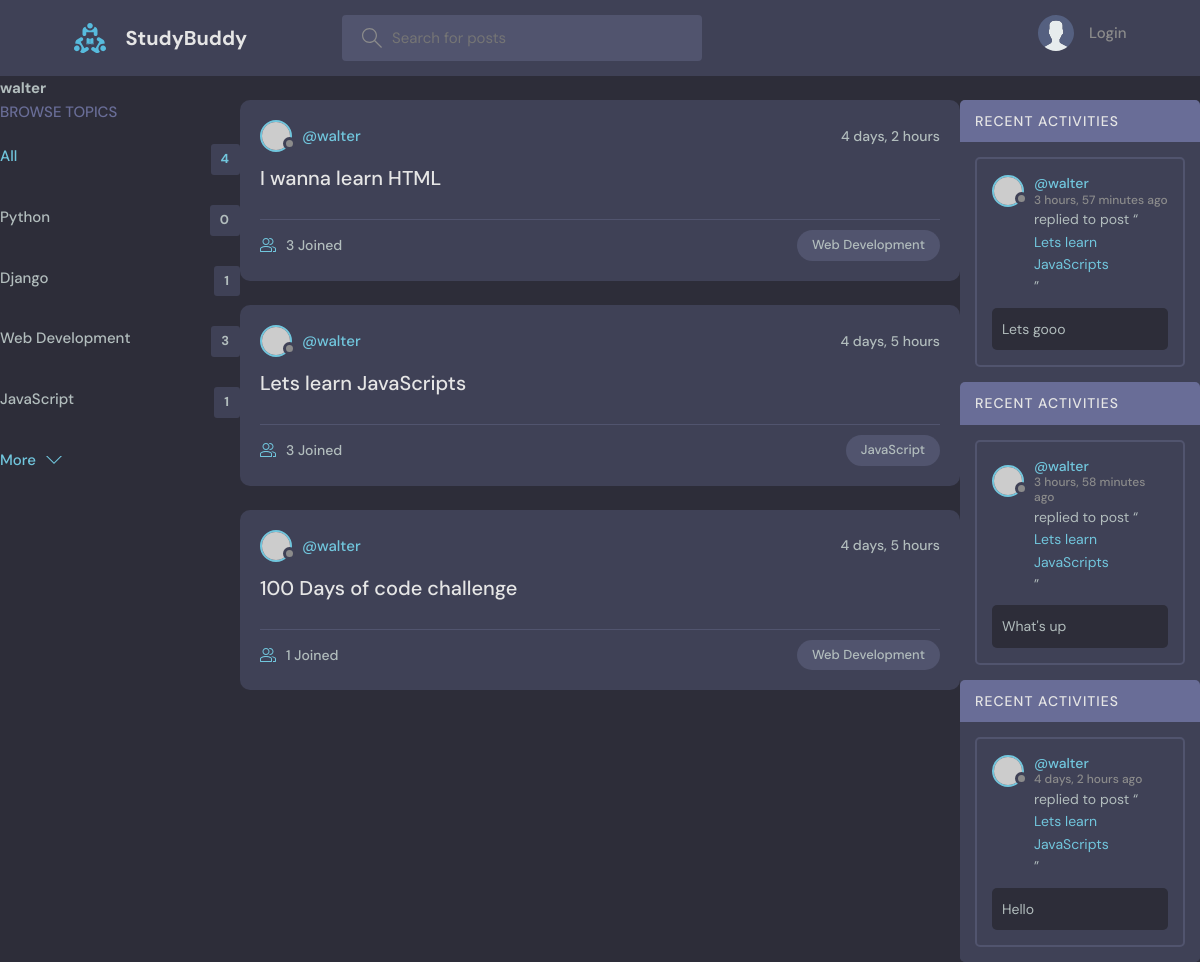
Page /profile/1/ on the committed database.
### base/models.py (models this page shows, shortened)
class Topic(models.Model):
    name = models.CharField(max_length = 200)

class Room(models.Model):
    host =  models.ForeignKey(User, on_delete = models.SET_NULL, null = True)
    topic = models.ForeignKey(Topic, on_delete = models.SET_NULL, null = True)
    name = models.CharField(max_length=200) #Allows different names
    description = models.TextField(null = True, blank = True) #Blank page for decription
    participants = models.ManyToManyField(User, related_name = 'participants', blank = True )
    updated = models.DateTimeField(auto_now = True) # Shows time
    created = models.DateTimeField(auto_now_add = True) #shows time of creation
    class Meta:
        ordering = ['-updated', '-created']
    def __str__(self):
        return self.name

class Message(models.Model):
    user = models.ForeignKey(User, on_delete = models.CASCADE) #A for Users relationship with Room class that deletes all the childern
    room = models.ForeignKey(Room, on_delete = models.CASCADE) #A for room relationship with Room class that deletes all the childern
    body = models.TextField()
    updated = models.DateTimeField(auto_now = True) # Shows time
    created = models.DateTimeField(auto_now_add = True) #shows time of creation
    class Meta:
        ordering = ['-updated', '-created']

### base/views.py (the view)
# urls.py: path('profile/<str:pk>/', views.userProfile, name = "user-profile"), #Path to user profile
def userProfile(request, pk):
    user = User.objects.get(id =pk)
    rooms = user.room_set.all()
    room_messages = user.message_set.all()
    topics = Topic.objects.all()
    context = {'user' : user, 'rooms' : rooms,  'room_messages' :  room_messages, 'topics' : topics}
    return render(request, 'base/profile.html', context)

### base/templates/base/profile.html (shortened to what this page needs)
{% extends 'main.html' %}
{% block content %}
<h1>{{user.username}}</h1>
<div class = "profile-container">
    <div>
        {% include 'base/topics_component.html' %}
    </div>
    <div>
        {% include 'base/feed_component.html' %}
    </div>
    <div>
        {% include 'base/activity_component.html' %}
    </div>
</div>
{% endblock content %}

### base/templates/base/topics_component.html
<div class="topics">
    <div class="topics__header">
      <h2>Browse Topics</h2>
    </div>
    <ul class="topics__list">
      <li>
        <a href="{% url 'home' %}" class="active">All <span>{{topics.count}}</span></a>
      </li>
      {% for topic in topics %}
      <li>
        <a href="{% url 'home' %}?q={{topic.name}}">{{topic.name}} <span>{{topic.room_set.all.count}}</span></a>
      </li>
      {% endfor %}
    </ul>
    <a class="btn btn--link" href="topics.html">
      More
      <svg version="1.1" xmlns="http://www.w3.org/2000/svg" width="32" height="32" viewBox="0 0 32 32">
        <title>chevron-down</title>
        <path d="M16 21l-13-13h-3l16 16 16-16h-3l-13 13z"></path>
      </svg>
    </a>
  </div>

### base/templates/base/feed_component.html (shortened to what this page needs)
{% for room in rooms%}
<div class="roomListRoom">
    <div class="roomListRoom__header">
      <a href="{% url 'user-profile' room.host.id %}" class="roomListRoom__author">
        <div class="avatar avatar--small">
          <img src="https://randomuser.me/api/portraits/women/11.jpg" />
        </div>
        <span>@{{room.host.username}}</span>
      </a>
      <div class="roomListRoom__actions">
        <span>{{room.created|timesince}}</span>
      </div>
    </div>
    <div class="roomListRoom__content">
      <a href="{% url 'room' room.id %}">{{room.name}}</a>
    </div>
    <div class="roomListRoom__meta">
      <a href="{% url 'room' room.id %}" class="roomListRoom__joined">
        {{room.participants.all.count}} Joined
      </a>
      <p class="roomListRoom__topic">{{room.topic.name}}</p>
    </div>
  </div>
{% endfor %}

### base/templates/base/activity_component.html (shortened to what this page needs)
{% for message in room_messages %}
<div class="activities">
    <div class="activities__header">
      <h2>Recent Activities</h2>
    </div>
    <div class="activities__box">
      <div class="activities__boxHeader roomListRoom__header">
        <a href="{% url 'user-profile' message.user.id %}" class="roomListRoom__author">
          <div class="avatar avatar--small">
            <img src="https://randomuser.me/api/portraits/women/11.jpg" />
          </div>
          <p>
            @{{message.user}}
            <span>{{message.created | timesince}} ago</span>
          </p>
        </a>
      </div>
      <div class="activities__boxContent">
        <p>replied to post “<a href="{% url 'room' message.room.id %}">{{message.room}}</a>”</p>
        <div class="activities__boxRoomContent">
          {{message.body}}
        </div>
      </div>
    </div>
    {% endfor %}
</div>

### static/styles/style.css (style rules this page uses)
:root { --color-main: #71c6dd; --color-main-light: #e1f6fb; --color-dark: #3f4156; --color-dark-medium: #51546e; --color-dark-light: #696d97; --color-light: #e5e5e5; --color-gray: #8b8b8b; --color-light-gray: #b2bdbd; --color-bg: #2d2d39; --color-success: #5dd693; --color-error: #fc4b0b; }
* { font-family: "DM Sans", -apple-system, BlinkMacSystemFont, "Segoe UI", Roboto, Oxygen, Ubuntu, Cantarell, "Open Sans", "Helvetica Neue", sans-serif; margin: 0; padding: 0; box-sizing: border-box; text-rendering: optimizeLegibility; font-size: inherit; }
html { font-size: 56.25%; }
@media only screen and (min-width: 1200px) { html { font-size: 62.5%; } }
body { line-height: 1.6; font-weight: 400; font-size: 1.5rem; color: var(--color-light-gray); background-color: var(--color-bg); min-height: 100vh; }
img { width: 100%; }
a { display: inline-block; color: var(--color-main); text-decoration: none; }
.btn { background-color: transparent; border: none; display: inline-flex; align-items: center; gap: 1rem; cursor: pointer; transition: all ease-in-out 0.3s; padding: 1rem 2rem; border-radius: 5px; box-shadow: 1px 1px 3px 1px rgba(0, 0, 0, 0.15); font-weight: 500; }
.btn--link { border-radius: 0; padding: 0; color: var(--color-main); box-shadow: none; }
.btn > svg { fill: currentColor; width: 1.6rem; height: 1.6rem; }
.avatar { position: relative; display: inline-block; border-radius: 50%; border: 2px solid var(--color-main); }
.avatar img { display: block; border-radius: 50%; object-fit: cover; object-position: center; }
.avatar::after { content: ""; display: block; position: absolute; background-color: var(--color-gray); z-index: 111; border-radius: 50%; border: 0.3rem solid var(--color-dark); }
.avatar.avatar--small img { width: 2.8rem; height: 2.8rem; }
.avatar.avatar--small:after { width: 0.7rem; height: 0.7rem; bottom: 0px; right: -6px; }
.topics__header { margin-bottom: 2rem; }
.topics__header h2 { text-transform: uppercase; font-weight: 500; color: var(--color-dark-light); }
.topics__list { list-style: none; }
.topics__list li a { display: flex; justify-content: space-between; margin-bottom: 3rem; font-weight: 500; color: var(--color-light-gray); transition: all 0.3s ease-in-out; }
.topics__list li a.active, .topics__list li a:hover { color: var(--color-main); }
.topics__list li a span { padding: 0.5rem 1rem; background-color: var(--color-dark); border-radius: 3px; font-size: 1.3rem; font-weight: 700; letter-spacing: 1px; }
.roomListRoom { margin-bottom: 2.4rem; background-color: var(--color-dark); border-radius: 1rem; padding: 2rem; }
.roomListRoom__header { display: flex; justify-content: space-between; align-items: center; }
.roomListRoom__author { font-weight: 500; display: flex; align-items: center; gap: 1rem; }
.roomListRoom__actions { display: flex; align-items: flex-start; gap: 1rem; position: relative; }
.roomListRoom__actions span { font-size: 1.4rem; font-weight: 500; }
.roomListRoom__content { margin: 1rem 0; }
.roomListRoom__content a { font-size: 2rem; font-weight: 500; margin-bottom: 1.5rem; color: var(--color-light); transition: all 0.3s ease-in-out; }
.roomListRoom__meta { border-top: 1px solid var(--color-dark-medium); padding-top: 1rem; display: flex; align-items: center; justify-content: space-between; }
.roomListRoom__joined { color: var(--color-light-gray); display: flex; align-items: center; gap: 1rem; font-size: 1.4rem; font-weight: 500; }
.roomListRoom__joined svg { fill: var(--color-main); width: 1.6rem; height: 1.6rem; }
.roomListRoom__topic { padding: 5px 1.5rem; background-color: var(--color-dark-medium); border-radius: 5rem; font-weight: 500; font-size: 1.3rem; }
.activities { background: var(--color-dark); border-radius: 5px; overflow: hidden; }
.activities__header h2 { background-color: var(--color-dark-light); text-transform: uppercase; font-weight: 500; padding: 1rem 1.5rem; color: var(--color-light); letter-spacing: 1px; font-size: 1.4rem; }
.activities__box { margin: 1.5rem; padding: 1.5rem; border: 2px solid var(--color-dark-medium); border-radius: 5px; }
.activities__boxHeader p { font-size: 1.4rem; line-height: 1.3; }
.activities__boxHeader p span { color: var(--color-gray); font-size: 1.2rem; display: block; }
.activities__boxContent { margin-left: 4.2rem; }
.activities__boxContent { font-size: 1.4rem; }
.activities__boxRoomContent { background: var(--color-bg); padding: 1rem; border-radius: 5px; margin-top: 1rem; margin-left: -4.2rem; }

### rows in the picture
Topic: name "Python", room_set.all.count "0"
Topic: name "Django", room_set.all.count "1"
Topic: name "Web Development", room_set.all.count "3"
Topic: name "JavaScript", room_set.all.count "1"
Room: host.username "walter", created "4 days, 2 hours", name "I wanna learn HTML", participants.all.count "3", topic.name "Web Development"
Room: host.username "walter", created "4 days, 5 hours", name "Lets learn JavaScripts", participants.all.count "3", topic.name "JavaScript"
Room: host.username "walter", created "4 days, 5 hours", name "100 Days of code challenge", participants.all.count "1", topic.name "Web Development"
Message: user "walter", created "3 hours, 57 minutes", room "Lets learn JavaScripts", body "Lets gooo"
Message: user "walter", created "3 hours, 58 minutes", room "Lets learn JavaScripts", body "What's up"
Message: user "walter", created "4 days, 2 hours", room "Lets learn JavaScripts", body "Hello"

### other values in the picture
{{ user.username }} "walter"
{{ topics.count }} "4"
